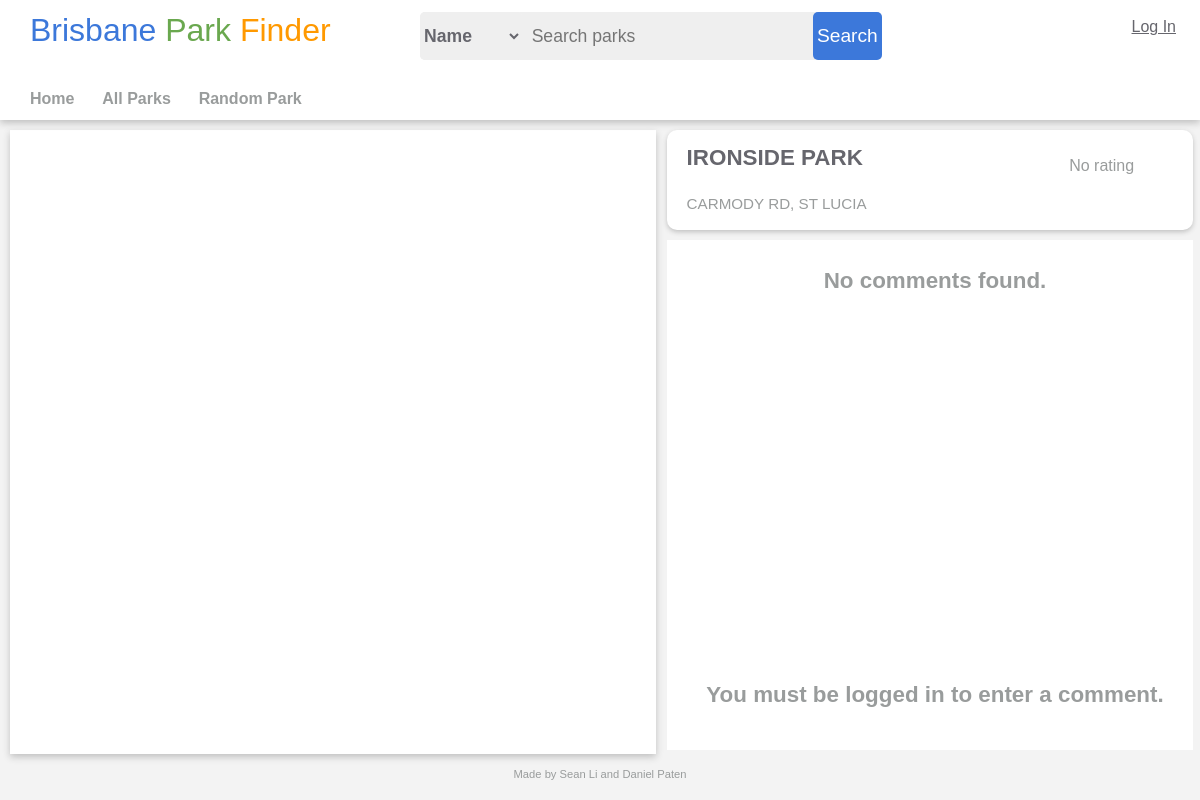
The page /itemPage.php on the database its author committed.
### tables this page shows
create table items
(
		pid INT primary key auto_increment,
		park_code nvarchar(5) not null,
		name nvarchar(60) not null,
		street nvarchar(30),
		suburb nvarchar(30) not null,
		easting TEXT not null,
		northing TEXT not null,
		latitude double not null,
		longitude double not null
);

### functions.php (the view, shortened to what this page needs)
<?php
	function connectDB()
	{
		return new PDO('mysql:host=localhost;dbname=parkfinder', 'root', '123456');
	}
	function showContent($pid, $name, $rating, $street, $suburb, $latitude, $longitude)
	{
        if (basename($_SERVER['PHP_SELF']) == 'resultPage.php') {
            echo '<div class="contentCell" itemscope itemtype="http://schema.org/Place">';
            echo "<span class=\"contentTitle\" itemprop=\"name\">$name</span>";
        } else {
            echo '<div class="contentCell">';
            echo "<span class=\"contentTitle\" itemprop=\"itemReviewed\">$name</span>";
        }
		echo '<div class="contentRating">';
		if ($rating > 0) {
			showStars('imgs/filledStar.svg', $rating);
		} else {
			echo 'No rating';
		}
		echo '</div>';
        if (basename($_SERVER['PHP_SELF']) == 'resultPage.php') {
            echo "<span class=\"contentDescription\" itemprop=\"address\">$street, $suburb</span>";
        } else {
            echo "<span class=\"contentDescription\">$street, $suburb</span>";
        }
		echo '</div>';
	}
    function searchParks($type, $value)
    {
        if ($type == 'name') {
            $sql = 'select * from items where name like :value';
            $value = "%$value%";
        } else if ($type == 'suburb') {
            $sql = 'select * from items where suburb = :value';
        } else if ($type == 'rating') {
            $sql = 'select * from items where pid in (
            			select pid from (
                             select pid, sum(rating)/count(pid) as avgRating from reviews group by pid
                        ) as t where avgRating >= :value
            		)';
        } else if ($type == 'pid') {
            $sql = 'select * from items where pid = :value';
        } else {
            $sql = 'select * from items';
        }
        $db = connectDB();
        $stmt = $db->prepare($sql);
        $stmt->bindValue(':value', $value);
        $stmt->execute();
        $results = $stmt->fetchAll();
        if (count($results) > 0) {
            foreach ($results as $row) {
                $pid = $row['pid'];
                $name = $row['name'];
                $street = $row['street'];
                $suburb = $row['suburb'];
                $latitude = $row['latitude'];
                $longitude = $row['longitude'];
                $rating = floor(calculateAverageRating($db, $pid));
                if ($type != 'pid') {
                    echo "<a href=\"itemPage.php?pid=$pid\">";
                    showContent($pid, $name, $rating, $street, $suburb, $latitude, $longitude);
                    echo '</a>';
                } else {
                    showContent($pid, $name, $rating, $street, $suburb, $latitude, $longitude);
                }
            }
        } else {
            echo "<div id=\"noResults\"><br><span class=\"noResultsText\">No results found.</span></div>";
        }
    }
	function calculateAverageRating($db, $pid)
	{
		$sql = 'select sum(rating)/count(rating) from reviews where pid = :pid';
		$stmt = $db->prepare($sql);
		$stmt->bindValue(':pid', $pid);
		$stmt->execute();
		$averageRating = $stmt->fetchColumn();
		return $averageRating;
	}
    function searchComments($pid)
    {
        $sql = 'select first_name, last_name, rating, date, comment
        		from reviews, members
        		where reviews.uid = members.uid and pid = :pid';
        $db = connectDB();
        $stmt = $db->prepare($sql);
        $stmt->bindValue(':pid', $pid);
        $stmt->execute();
        $results = $stmt->fetchAll();
        echo '<div id="commentList">';
        if (count($results) > 0) {
        	foreach ($results as $row) {
            	$name = "{$row['first_name']} {$row['last_name']}";
            	$rating = $row['rating'];
            	$date = $row['date'];
            	$comment = $row['comment'];
            	showComments($name, $rating, $comment, $date);
        	}
		} else {
            echo "<div id=\"noResults\"><br><span class=\"noResultsText\">No comments found.</span></div>";
		}
        echo '</div>';
    }
?>

### style.css (style rules this page uses)
body, html { background-color: #f3f3f3; margin: 0; padding: 0; height: 100%; min-width: 1000px; font-family: "Microsoft Yahei", Tahoma, Helvetica, Arial, sans-serif; }
.contentCell { margin-bottom: 10px; margin-left: auto; margin-right: auto; padding-top: 15px; padding-left: 20px; padding-right: 10px; padding-bottom: 10px; width: 92%; height: 12%; min-height: 75px; border-radius: 10px; box-shadow: 0px 2px 5px #c0c0c0; background-color: white; }
.contentTitle { display: inline-block; width: 75%; font-size: 140%; font-weight: bold; color: #66666d; margin-right: 10px; white-space: nowrap; overflow: hidden; text-overflow: ellipsis; }
#noResults { text-align: center; }
.noResultsText { padding-top: 25px; font-size: 140%; font-weight: bold; color: #999c9c; text-align: center; }
.contentRating { display: inline-block; color: #999c9c; }
.contentDescription { display: block; font-size: 95%; color: #999c9c; margin-top: 4%; overflow: hidden; }
#commentList { background-color: white; margin-left: auto; margin-right: auto; padding-top: 10px; padding-left: 20px; padding-right: 10px; width: 92%; height: calc(68% - 40px); overflow: auto; }

### rows shown on the page
items: name "IRONSIDE PARK", street "CARMODY RD", suburb "ST LUCIA"
